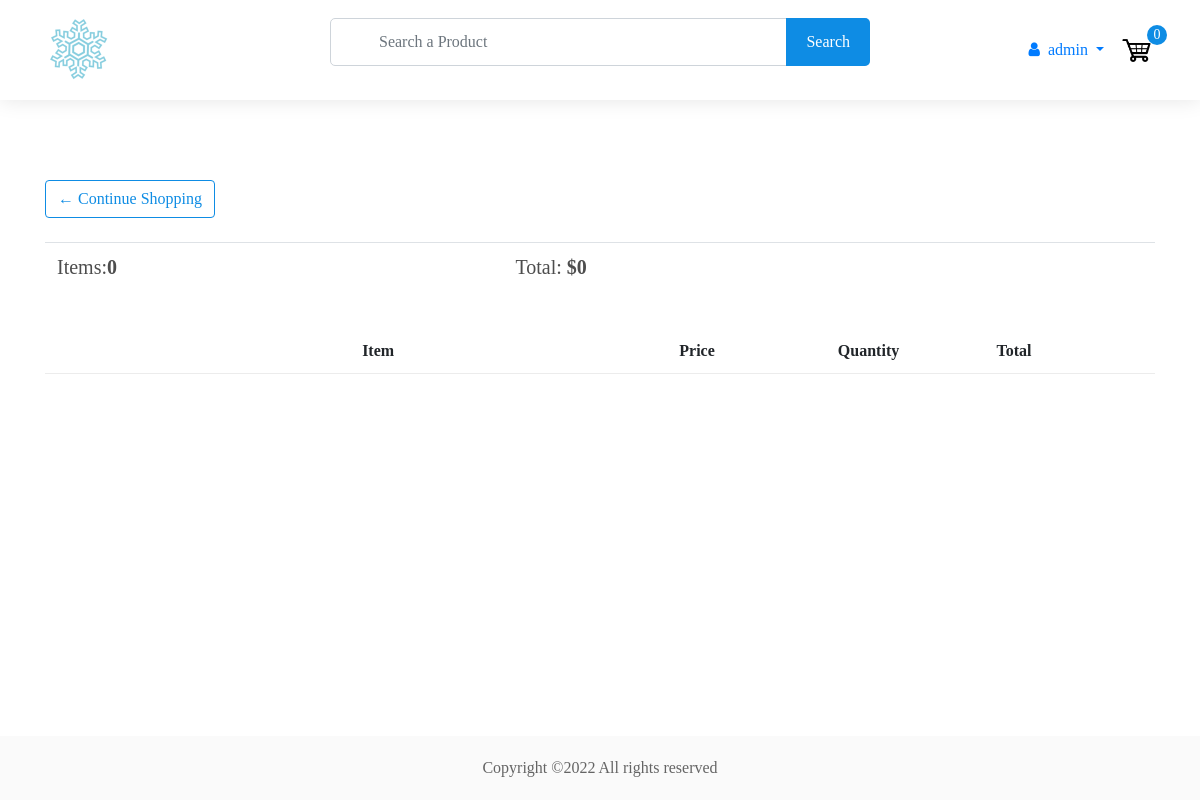
The app's page /cart/ (signed in), older data.
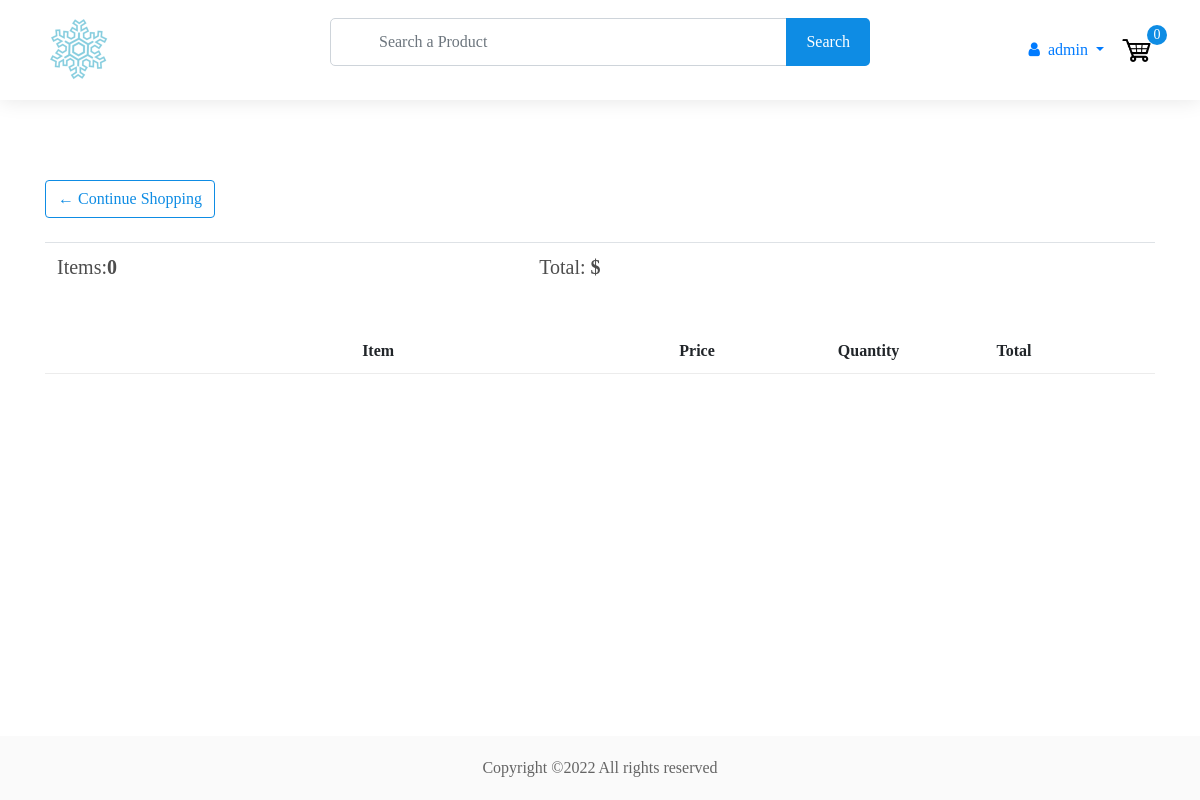
The same page, newer data.
### store/models.py (models this page shows, shortened)
class Order(models.Model):
    customer = models.ForeignKey(
        Customer, on_delete=models.CASCADE, blank=True, null=True
    )
    items = models.ManyToManyField(OrderItem)
    date_orderd = models.DateTimeField(auto_now_add=True)
    ordered = models.BooleanField(default=False, null=False, blank=False)
    being_delivered = models.BooleanField(default=False)
    transaction_id = models.CharField(max_length=200, null=True)
    total_price = models.FloatField(max_length=200, null=True)  # added
    sphipping_address = models.ForeignKey(
        "ShippingAddress", on_delete=models.SET_NULL, blank=True, null=True
    )
    payment = models.ForeignKey(
        "Payment", on_delete=models.SET_NULL, blank=True, null=True
    )
    def get_total(self):
        total = 0
        for order_items in self.items.all():
            total = total + order_items.get_total_item_price
        return total
    @property
    def get_cart_items(self):
        total = 0
        for order_item in self.items.all():
            total += order_item.quantity
        return total

### store/views.py (the view)
# urls.py: path("cart/", views.cart, name="cart"),
@login_required(login_url="login")
def cart(request):
    try:
        customer = get_object_or_404(Customer, user=request.user)
        order = Order.objects.get(customer=customer, ordered=False)
        context = {"object": order}
        return render(request, "store/cart.html", context)
    except ObjectDoesNotExist:
        messages.warning(request, "You do not have an active order")
        context = {}
        return render(request, "store/cart.html", context)

### context_processors/context_processors.py (called while the page is built, shortened)
def total_cart_items(request):
    if request.user.is_authenticated:
        customer = Customer.objects.filter(user=request.user).first()
        if customer is None:
            return {"totalCartItems": 0}
        order = Order.objects.filter(customer=customer, ordered=False).first()
        if order is None:
            return {"totalCartItems": 0}
        cartItems = order.get_cart_items
    return {"totalCartItems": cartItems}

### store/templates/store/cart.html (shortened to what this page needs)
{% extends 'store/header.html' %}
{% load static %}
{% block content %}
	<section>
		<div class="container">
			<div class="row">
				<div class="col-lg-12">
					<div class="box-element">
						<a  class="btn btn-outline-primary" href="{% url 'store' %}">&#x2190; Continue Shopping</a>
						<br>
						<br>
						<table class="table">
							<tr>
								<th><h5>Items:<strong>{{totalCartItems}}</strong></h5></th>
								<th><h5>Total:<strong> ${{object.get_total}}</strong></h5></th>
								<th>
								</th>
							</tr>
						</table>
					</div>
					<br>
					<div class="box-element">
						<div class="cart-row">
							<div style="flex:2"></div>
							<div style="flex:2"><strong>Item</strong></div>
							<div style="flex:1"><strong>Price</strong></div>
							<div style="flex:1"><strong>Quantity</strong></div>
							<div style="flex:1"><strong>Total</strong></div>
						</div>
					</div>
				</div>
			</div>
		</div>
	</section>
{% endblock content %}

Row changes from the older to the newer data that the page shows:
no longer on this page (row edited): Order: get_total "0"
